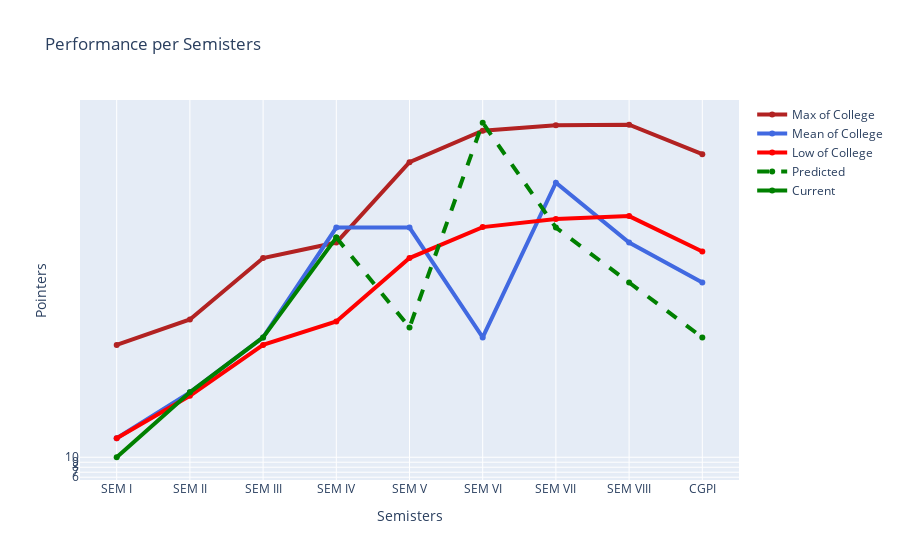

Notebook source saved alongside this figure:
### Code cell
import plotly.graph_objects as go

# Add data
sem = ["SEM I","SEM II","SEM III","SEM IV","SEM V","SEM VI","SEM VII","SEM VIII","CGPI"]
max_college = [32.5, 37.6, 49.9, 53.0, 69.1, 75.4, 76.5, 76.6, 70.7, 60.6, 45.1, 29.3]
low_college = [13.8, 22.3, 32.5, 37.2, 49.9, 56.1, 57.7, 58.3, 51.2, 42.8, 31.6, 15.9]
mean_college = [13.8, 23,34,56,56,34,65,53,45,65,34,65,76,56,45,87,45,34]
pred = [None,None,None,54,36,77,56,45,34,23,54,65]
sub = [10,23,34,54,None,None,None,None,None,None,None,None]
fig = go.Figure()
# Create and style traces
fig.add_trace(go.Scatter(x=sem, y=max_college, name='Max of College',
                         line=dict(color='firebrick', width=4)))
fig.add_trace(go.Scatter(x=sem, y=mean_college, name='Mean of College',
                         line=dict(color='royalblue', width=4)))
fig.add_trace(go.Scatter(x=sem, y=low_college, name = 'Low of College',
                         line=dict(color='red', width=4)))
fig.add_trace(go.Scatter(x=sem, y=pred, name='Predicted',
                         line=dict(color='green', width=4,
                              dash='dash'),connectgaps=False ))
fig.add_trace(go.Scatter(x=sem, y=sub, name='Current',
                         line=dict(color='green', width=4),
                         connectgaps=False))
# Edit the layout
fig.update_layout(title='Performance per Semisters ',
                   xaxis_title='Semisters ',
                   yaxis_title='Pointers')
fig.update_yaxes(tickvals=[0,1,2,3,4,5,6,7,8,9,10])
fig.show()

### Figure 1 — Plotly figure (JSON) as saved in the notebook; plotly's stock layout.template omitted (floating-point values rounded to 4 significant figures)
{"data": [{"line": {"color": "firebrick", "width": 4}, "name": "Max of College", "type": "scatter", "x": ["SEM I", "SEM II", "SEM III", "SEM IV", "SEM V", "SEM VI", "SEM VII", "SEM VIII", "CGPI"], "y": [32.5, 37.6, 49.9, 53, 69.1, 75.4, 76.5, 76.6, 70.7, 60.6, 45.1, 29.3]}, {"line": {"color": "royalblue", "width": 4}, "name": "Mean of College", "type": "scatter", "x": ["SEM I", "SEM II", "SEM III", "SEM IV", "SEM V", "SEM VI", "SEM VII", "SEM VIII", "CGPI"], "y": [13.8, 23, 34, 56, 56, 34, 65, 53, 45, 65, 34, 65, 76, 56, 45, 87, 45, 34]}, {"line": {"color": "red", "width": 4}, "name": "Low of College", "type": "scatter", "x": ["SEM I", "SEM II", "SEM III", "SEM IV", "SEM V", "SEM VI", "SEM VII", "SEM VIII", "CGPI"], "y": [13.8, 22.3, 32.5, 37.2, 49.9, 56.1, 57.7, 58.3, 51.2, 42.8, 31.6, 15.9]}, {"connectgaps": false, "line": {"color": "green", "dash": "dash", "width": 4}, "name": "Predicted", "type": "scatter", "x": ["SEM I", "SEM II", "SEM III", "SEM IV", "SEM V", "SEM VI", "SEM VII", "SEM VIII", "CGPI"], "y": [null, null, null, 54, 36, 77, 56, 45, 34, 23, 54, 65]}, {"connectgaps": false, "line": {"color": "green", "width": 4}, "name": "Current", "type": "scatter", "x": ["SEM I", "SEM II", "SEM III", "SEM IV", "SEM V", "SEM VI", "SEM VII", "SEM VIII", "CGPI"], "y": [10, 23, 34, 54, null, null, null, null, null, null, null, null]}], "layout": {"title": {"text": "Performance per Semisters "}, "xaxis": {"title": {"text": "Semisters "}}, "yaxis": {"tickvals": [0, 1, 2, 3, 4, 5, 6, 7, 8, 9, 10], "title": {"text": "Pointers"}}}}
